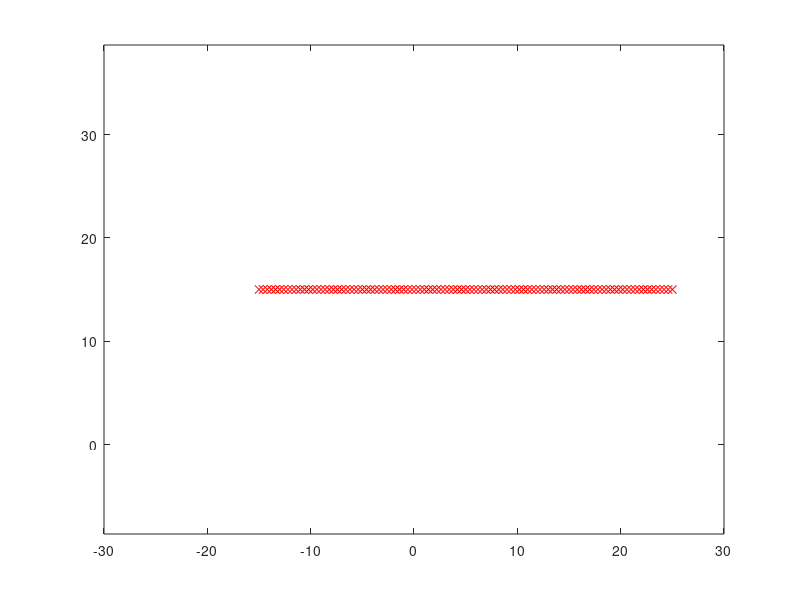

Reproduce this figure in MATLAB. (Note: this script raises an error after producing the figure.)
% This program simulates multiple agents interacting with each other and
% the environment. The agents have inidivual behaviour designed to 
% a) Move towards a goal.
% b) Avoid obstacles in the way.
% c) Interact with other agents so as to move in a group but also not
% collide with each other.

% Clear and close everything
clc; close all; clear all;

%% Define some parameters
% Agent parameters
numberOfAgents = 10; % How many Agents exist?

agentLength = 1; % The length (head to tail) of each Agents in m. Used only for plotting.
arrowheadSize = 10; % Size of arrowheads on plotted agents, in pixels.

% Radii for the agents
avoidDistance = 2; % Agents within this distance of each other will repel each other.
alignDistance = 5; % Agents within this distance of each other will align with each other.
attractDistance = 10; % Agents within this distance of each other will attract each other.
obstacleDistance = 1; % Agents within this distance of an obstacle will avoid the obstacle.

% Agent dynamics
turnRate = 2; % units of radians per second. speed limit

% How close to the destination do you need to be to have succeeded?
destinationSuccessCriterion = 5;

% Simulation parameters
totalSimulationTime = 200; % How long does the simulation run?
stepTime = 0.1; % Step time for each loop of the simulation

% What are the initial states of the agents?
initialPositionX = zeros(numberOfAgents, 1); %0.2*(1:1:numberOfAgents)';
initialPositionY = 0.5*(1:1:numberOfAgents)'; %zeros(numberOfAgents, 1);
initialSpeed = 1*ones(numberOfAgents, 1); % m/s
initialOrientation = zeros(numberOfAgents, 1); % radians

%% Set up some weights for the agents
agentWeights.Destination = zeros(numberOfAgents, 1);
agentWeights.Avoidance = zeros(numberOfAgents, 1);
agentWeights.Attraction = zeros(numberOfAgents, 1);
agentWeights.Alignment = zeros(numberOfAgents, 1);
agentWeights.Obstacle = zeros(numberOfAgents, 1);

% How many agents know the destination?
fractionInformed = 1;
informedAgents = round(fractionInformed*numberOfAgents);
listOfInformedAgents = randsample(numberOfAgents, informedAgents);
listOfUninformedAgents = setdiff(1:numberOfAgents, listOfInformedAgents)';
agentWeights.Destination(listOfInformedAgents) = 1;

% How much do agents care about social behavior (alignment, attraction,
% avoidance)
agentWeights.Avoidance(:) = 1;
agentWeights.Attraction(:) = 1;
agentWeights.Alignment(:) = 1;

% How much do agents care about obstacle avoidance?
agentWeights.Obstacle(:) = 1;

%% Define some environment variables
% What is the area where the agents can roam?
limitsX = [-30, 30];
limitsY = [-30, 30];

% Global attractors
goalLocations = [-20, 20];

% Obstacle parameters
groupDiameter = numberOfAgents*avoidDistance;
obstacleSpacing = avoidDistance/5; % Distance between two points on the obstacle

% Make some obstacles
wallObstacleA.Y = []; %  10:avoidDistance/5:15;
wallObstacleA.X = []; % -15*ones(length(wallObstacleA.Y),1);

wallObstacleB.X = -15:obstacleSpacing:(-15 + 2*groupDiameter);
wallObstacleB.Y = 15*ones(length(wallObstacleB.X),1);

obstacleLocations = [wallObstacleA.X(:), wallObstacleA.Y(:);
                     wallObstacleB.X(:), wallObstacleB.Y(:)];
                 
%% Plot the obstacle
figure(11)
plot(wallObstacleB.X, wallObstacleB.Y, 'rx')
xlim(limitsX);
xlim(limitsY);

axis 'equal'

%% Set simulation parameters and initialize variables
% Collect all the initial states together
initialStates = [initialPositionX; initialPositionY; initialSpeed; initialOrientation];

% Collect all the parameters
params.numberOfAgents = numberOfAgents;
params.avoidDistance = avoidDistance;
params.alignDistance = alignDistance;
params.attractDistance = attractDistance;
params.obstacleDistance = obstacleDistance;

params.turnRate = turnRate;
params.stepTime = stepTime;

params.agentWeights = agentWeights;
params.waterSourceLocations = goalLocations;
params.obstacleLocations = obstacleLocations;

params.agentLength = agentLength;

% Variable initialization
startTime = 0;
statesList = initialStates;
timeList = startTime;

destination = goalLocations(1,:);
destinationList = goalLocations;

numberOfBouts = 0;
goalReachTime = zeros(numberOfAgents,1); % time when goal was reached
destinationReached = zeros(numberOfAgents,1); % flag for reaching the goal

%% Run the simulation
while timeList(end) < totalSimulationTime
    timeList(end+1) =  timeList(end) + stepTime;
    
    % What is the current state?
    statesNow = statesList(:,end);
    
    % What can we change for the agents?
    actionInput.desiredSpeed = statesNow(2*numberOfAgents + 1: 3*numberOfAgents);
    actionInput.desiredOrientation = statesNow(3*numberOfAgents + 1: end);
    
    % Run perception and decision  steps for each agent
    for currAgent = 1:numberOfAgents
        % run the perception step and update decision input
        decisionInput = agentPerception(currAgent, statesNow, params);    
    
        % run the decision step and update action input
        actionInput = agentDecision(currAgent, params, decisionInput, actionInput);
    end
  
    % If destination was reached, set desired agent speed and current
    % agents speed to 0.1
    actionInput.desiredSpeed(destinationReached == 0 ) = 0.1;
    statesNow(2*numberOfAgents + find(destinationReached)) = 0.1;

    % run the action step for all the agents and update the state list
    statesNow = agentAction(statesNow, params, actionInput);  
    
    % add on the states
    statesList = [statesList, statesNow];
    
    % check if destination has been reached for each agent
    agentX = statesNow(1:numberOfAgents);
    agentY = statesNow(numberOfAgents + 1: 2*numberOfAgents);
    
    distanceToGoal = sqrt((agentX -  destination(1)).^2 + (agentY - destination(2)).^2);
    
    % If agent is close to goal and hasn't been marked as having reached
    % the destination yet, then record the time it reached, and mark it as having reached 
    goalReachTime(distanceToGoal.*~destinationReached < destinationSuccessCriterion) = timeList(end);
    destinationReached(distanceToGoal < destinationSuccessCriterion) = 1;
    
    % How many agents have reached the destination?
    fractionReached = sum(destinationReached)/numberOfAgents;
    
    % If all the agents reached the destination, then stop the simulation
    if fractionReached == 1
        display('All agents have succesfully reached the destination');
        break;
    end
    
end

%% Unpack output states
agentsXOut = statesList(1:numberOfAgents,:)';
agentsYOut = statesList(numberOfAgents + 1: 2*numberOfAgents,:)';
agentsSpeedOut = statesList(2*numberOfAgents + 1: 3*numberOfAgents,:)';
agentsOrientationOut = statesList(3*numberOfAgents + 1 :end,:)';

%% Plot and output some data
figure(1)
plot(agentsXOut, agentsYOut);
hold on
plot(obstacleLocations(:,1), obstacleLocations(:,2), 'rx','MarkerFaceColor','r') 
plot(destinationList(:,1), destinationList(:,2), 'ko','MarkerFaceColor','k') 
plot(goalLocations(:,1), goalLocations(:,2), 'bo','MarkerFaceColor','b') 
hold off

xlabel('Agent x position')
ylabel('Agent y position')
title('Agent world')

axis equal
axisLimits.X = get(gca, 'xlim');
axisLimits.Y = get(gca, 'ylim');

%% Animate the motion
figure(2)
% How large do we want each agent to be
semiAgentSize = agentLength/2;

warning('off','arrow:warnlimits')

for currTimeIndex = 1:10:length(timeList)
    set(0, 'currentfigure',2);
    plot(obstacleLocations(:,1), obstacleLocations(:,2), 'rx','MarkerFaceColor','r') 
      hold on
    plot(destinationList(:,1), destinationList(:,2), 'ko','MarkerFaceColor','k') 
    plot(goalLocations(:,1), goalLocations(:,2), 'bo','MarkerFaceColor','b') 

    xlabel('Agents x position')
    ylabel('Agents y position')

    title('Agent home')
    axis equal    
    xlim(axisLimits.X)
    ylim(axisLimits.Y)
      
    % draw regular agents
    if ~isempty(listOfUninformedAgents)
        arrow([agentsXOut(currTimeIndex,listOfUninformedAgents) - semiAgentSize*cos(agentsOrientationOut(currTimeIndex,listOfUninformedAgents));...
               agentsYOut(currTimeIndex,listOfUninformedAgents) - semiAgentSize*sin(agentsOrientationOut(currTimeIndex,listOfUninformedAgents))]',...
              [agentsXOut(currTimeIndex,listOfUninformedAgents) + semiAgentSize*cos(agentsOrientationOut(currTimeIndex,listOfUninformedAgents));...
               agentsYOut(currTimeIndex,listOfUninformedAgents) + semiAgentSize*sin(agentsOrientationOut(currTimeIndex,listOfUninformedAgents))]',...
              arrowheadSize);
    end
    % draw leader agents
    if ~isempty(listOfInformedAgents)
        arrow([agentsXOut(currTimeIndex,listOfInformedAgents) - semiAgentSize*cos(agentsOrientationOut(currTimeIndex,listOfInformedAgents));...
               agentsYOut(currTimeIndex,listOfInformedAgents) - semiAgentSize*sin(agentsOrientationOut(currTimeIndex,listOfInformedAgents))]',...
              [agentsXOut(currTimeIndex,listOfInformedAgents) + semiAgentSize*cos(agentsOrientationOut(currTimeIndex,listOfInformedAgents));...
               agentsYOut(currTimeIndex,listOfInformedAgents) + semiAgentSize*sin(agentsOrientationOut(currTimeIndex,listOfInformedAgents))]',...
              arrowheadSize, 'color', 'r');
    end
    
    hold off
    pause(0.01);
end
